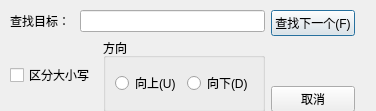
<?xml version="1.0" encoding="UTF-8"?>
<ui version="4.0">
 <class>SearchDialog</class>
 <widget class="QDialog" name="SearchDialog">
  <property name="geometry">
   <rect>
    <x>0</x>
    <y>0</y>
    <width>376</width>
    <height>111</height>
   </rect>
  </property>
  <property name="sizePolicy">
   <sizepolicy hsizetype="Expanding" vsizetype="Expanding">
    <horstretch>0</horstretch>
    <verstretch>0</verstretch>
   </sizepolicy>
  </property>
  <property name="minimumSize">
   <size>
    <width>376</width>
    <height>111</height>
   </size>
  </property>
  <property name="maximumSize">
   <size>
    <width>376</width>
    <height>111</height>
   </size>
  </property>
  <property name="windowTitle">
   <string>查找</string>
  </property>
  <widget class="QWidget" name="">
   <property name="geometry">
    <rect>
     <x>10</x>
     <y>10</y>
     <width>345</width>
     <height>102</height>
    </rect>
   </property>
   <layout class="QHBoxLayout" name="horizontalLayout_4">
    <item>
     <layout class="QVBoxLayout" name="verticalLayout">
      <item>
       <layout class="QHBoxLayout" name="horizontalLayout_3">
        <item>
         <widget class="QLabel" name="label">
          <property name="sizePolicy">
           <sizepolicy hsizetype="Preferred" vsizetype="Preferred">
            <horstretch>0</horstretch>
            <verstretch>0</verstretch>
           </sizepolicy>
          </property>
          <property name="text">
           <string>查找目标： </string>
          </property>
         </widget>
        </item>
        <item>
         <widget class="QLineEdit" name="searchText"/>
        </item>
       </layout>
      </item>
      <item>
       <layout class="QHBoxLayout" name="horizontalLayout_2">
        <item>
         <widget class="QCheckBox" name="checkBox">
          <property name="text">
           <string>区分大小写</string>
          </property>
         </widget>
        </item>
        <item>
         <widget class="QGroupBox" name="groupBox">
          <property name="title">
           <string>方向</string>
          </property>
          <layout class="QHBoxLayout" name="horizontalLayout">
           <item>
            <widget class="QRadioButton" name="rbUp">
             <property name="text">
              <string>向上(U)</string>
             </property>
            </widget>
           </item>
           <item>
            <widget class="QRadioButton" name="rbDown">
             <property name="text">
              <string>向下(D)</string>
             </property>
            </widget>
           </item>
          </layout>
         </widget>
        </item>
       </layout>
      </item>
     </layout>
    </item>
    <item>
     <layout class="QVBoxLayout" name="verticalLayout_2">
      <item>
       <widget class="QPushButton" name="btFindNext">
        <property name="text">
         <string>查找下一个(F)</string>
        </property>
       </widget>
      </item>
      <item>
       <spacer name="verticalSpacer">
        <property name="orientation">
         <enum>Qt::Vertical</enum>
        </property>
        <property name="sizeHint" stdset="0">
         <size>
          <width>20</width>
          <height>40</height>
         </size>
        </property>
       </spacer>
      </item>
      <item>
       <widget class="QPushButton" name="btCancel">
        <property name="text">
         <string>取消</string>
        </property>
       </widget>
      </item>
     </layout>
    </item>
   </layout>
  </widget>
 </widget>
 <resources/>
 <connections/>
</ui>
